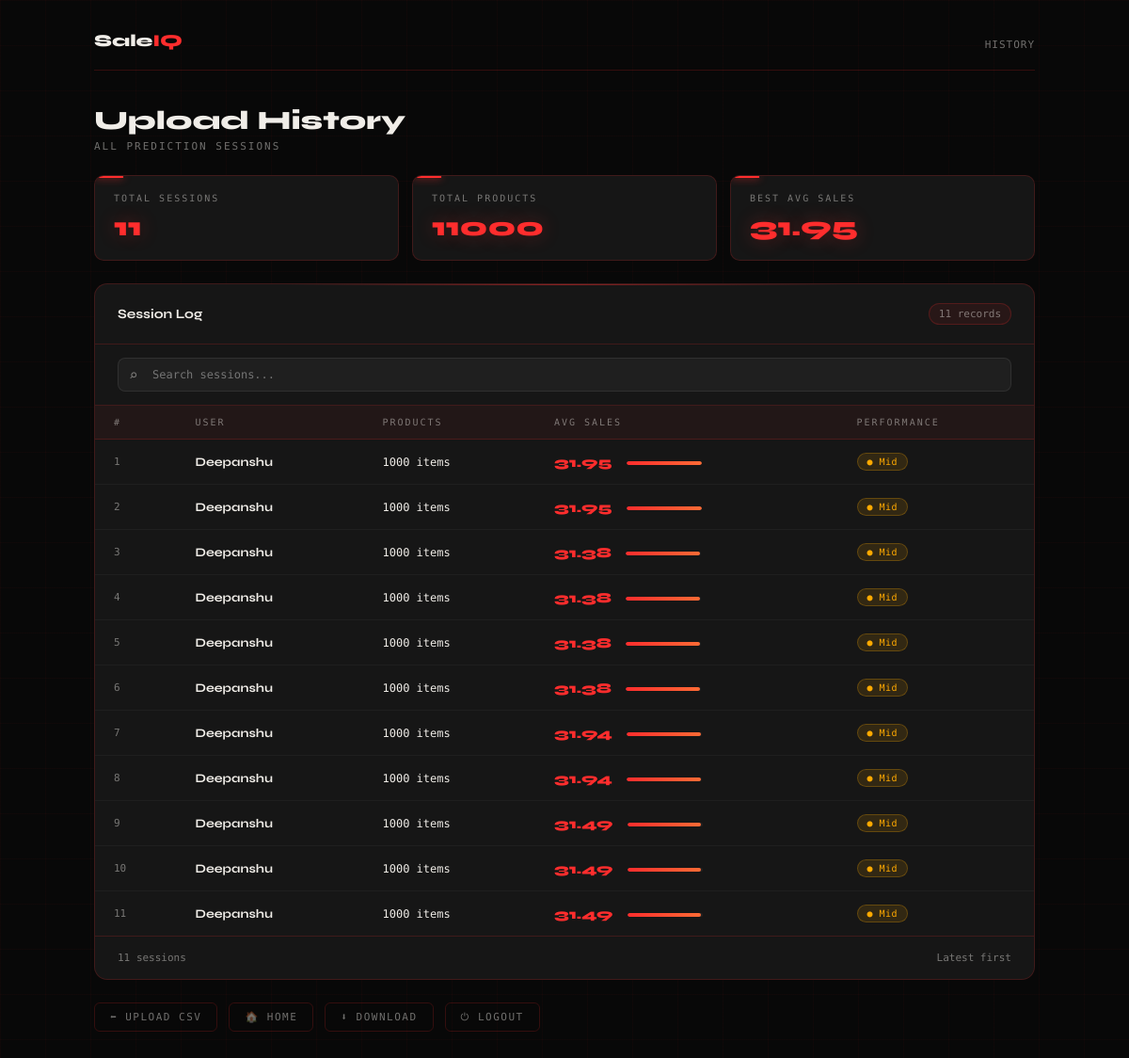
Screenshot of /history (signed in) with the database file from the repository.
### tables this page shows
CREATE TABLE history (
    id INTEGER PRIMARY KEY AUTOINCREMENT,
    username TEXT,
    total_rows INTEGER,
    avg_sales REAL,
    created_at TIMESTAMP DEFAULT CURRENT_TIMESTAMP
);

### app.py (the view)
@app.route('/history')
def history():
    if 'user' not in session:
        return redirect('/login')
    conn   = get_db()
    cursor = conn.cursor()
    cursor.execute("SELECT * FROM history WHERE username=?", (session['user'],))
    data = cursor.fetchall()
    conn.close()
    return render_template('history.html', data=data)

### mydb.py (called while the page is built)
def get_db():
    conn = sqlite3.connect("database.db")
    conn.row_factory = sqlite3.Row
    return conn

### templates/history.html (shortened to what this page needs)
<!DOCTYPE html>
<html lang="en">
<head>
</head>
<body>
<div class="wrapper">
  <header>
    <div class="logo">Sale<span>IQ</span></div>
    <div style="font-size:11px;color:var(--muted);letter-spacing:1px">HISTORY</div>
  </header>
  <div class="page-title">Upload History</div>
  <div class="page-sub">All prediction sessions</div>
  {% if data %}
  {% set best_avg = namespace(val=0) %}
  {% for row in data %}
    {% if row[3] > best_avg.val %}{% set best_avg.val = row[3] %}{% endif %}
  {% endfor %}
  <div class="summary-strip">
    <div class="summary-card">
      <div class="s-label">Total Sessions</div>
      <div class="s-value">{{ data|length }}</div>
    </div>
    <div class="summary-card">
      <div class="s-label">Total Products</div>
      <div class="s-value">{{ data|sum(attribute=2) }}</div>
    </div>
    <div class="summary-card">
      <div class="s-label">Best Avg Sales</div>
      <div class="s-value">{{ best_avg.val }}</div>
    </div>
  </div>
  <div class="table-card">
    <div class="table-header">
      <div class="table-title">Session Log</div>
      <div class="table-count">{{ data|length }} records</div>
    </div>
    <div class="search-box">
      <input type="text" id="searchInput" placeholder="Search sessions..."/>
    </div>
    <table id="historyTable">
      <thead>
        <tr>
          <th>#</th>
          <th>User</th>
          <th>Products</th>
          <th>Avg Sales</th>
          <th>Performance</th>
        </tr>
      </thead>
      <tbody id="tableBody">
        {% for row in data|reverse %}
        <tr style="animation-delay:{{ loop.index0 * 0.05 }}s">
          <td class="td-id">{{ loop.index }}</td>
          <td class="td-user">{{ row[1] }}</td>
          <td>{{ row[2] }} items</td>
          <td>
            <span class="td-avg">{{ row[3] }}</span>
            {% if best_avg.val > 0 %}
            <span class="mini-bar-track">
              <div class="mini-bar-fill" style="width:{{ ((row[3] / best_avg.val) * 100)|int }}%"></div>
            </span>
            {% endif %}
          </td>
          <td>
            {% if row[3] >= 40 %}
              <span class="badge-tier tier-high">▲ High</span>
            {% elif row[3] >= 20 %}
              <span class="badge-tier tier-mid">● Mid</span>
            {% else %}
              <span class="badge-tier tier-low">▼ Low</span>
            {% endif %}
          </td>
        </tr>
        {% endfor %}
      </tbody>
    </table>
    <div class="pagination">
      <span>{{ data|length }} sessions</span>
      <span>Latest first</span>
    </div>
  </div>
  {% endif %}
  <div class="nav-links">
    <a href="/upload">⬅ Upload CSV</a>
    <a href="/home">🏠 Home</a>
    <a href="/download">⬇ Download</a>
    <a href="/logout">⏻ Logout</a>
  </div>
</div>
</body>
</html>

### rows the page displays
history: val "31.95", username "Deepanshu", total_rows "1000", avg_sales "31.95", shows "● Mid"
history: username "Deepanshu", total_rows "1000", avg_sales "31.95", shows "● Mid"
history: username "Deepanshu", total_rows "1000", avg_sales "31.38", shows "● Mid"
history: username "Deepanshu", total_rows "1000", avg_sales "31.38", shows "● Mid"
history: username "Deepanshu", total_rows "1000", avg_sales "31.38", shows "● Mid"
history: username "Deepanshu", total_rows "1000", avg_sales "31.38", shows "● Mid"
history: username "Deepanshu", total_rows "1000", avg_sales "31.94", shows "● Mid"
history: username "Deepanshu", total_rows "1000", avg_sales "31.94", shows "● Mid"
history: username "Deepanshu", total_rows "1000", avg_sales "31.49", shows "● Mid"
history: username "Deepanshu", total_rows "1000", avg_sales "31.49", shows "● Mid"
history: username "Deepanshu", total_rows "1000", avg_sales "31.49", shows "● Mid"

### other values shown
{{ data|length }} "11"
{{ data|sum(attribute=2) }} "11000"
